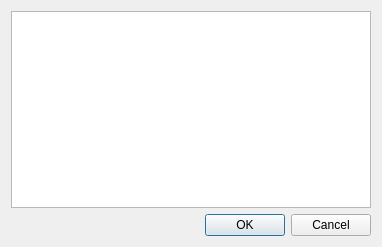
<?xml version="1.0" encoding="UTF-8"?>
<ui version="4.0">
 <class>dirChooser</class>
 <widget class="QDialog" name="dirChooser">
  <property name="windowModality">
   <enum>Qt::ApplicationModal</enum>
  </property>
  <property name="geometry">
   <rect>
    <x>0</x>
    <y>0</y>
    <width>382</width>
    <height>247</height>
   </rect>
  </property>
  <property name="minimumSize">
   <size>
    <width>285</width>
    <height>219</height>
   </size>
  </property>
  <property name="windowTitle">
   <string>Directory Chooser</string>
  </property>
  <layout class="QGridLayout" name="gridLayout">
   <item row="0" column="0">
    <layout class="QVBoxLayout" name="verticalLayout">
     <item>
      <widget class="QTreeView" name="treeView">
       <property name="autoScrollMargin">
        <number>16</number>
       </property>
       <property name="headerHidden">
        <bool>false</bool>
       </property>
       <attribute name="headerVisible">
        <bool>true</bool>
       </attribute>
      </widget>
     </item>
     <item>
      <widget class="QDialogButtonBox" name="buttonBox">
       <property name="standardButtons">
        <set>QDialogButtonBox::Cancel|QDialogButtonBox::Ok</set>
       </property>
      </widget>
     </item>
    </layout>
   </item>
  </layout>
 </widget>
 <resources/>
 <connections>
  <connection>
   <sender>buttonBox</sender>
   <signal>accepted()</signal>
   <receiver>dirChooser</receiver>
   <slot>close()</slot>
   <hints>
    <hint type="sourcelabel">
     <x>190</x>
     <y>218</y>
    </hint>
    <hint type="destinationlabel">
     <x>190</x>
     <y>123</y>
    </hint>
   </hints>
  </connection>
  <connection>
   <sender>buttonBox</sender>
   <signal>rejected()</signal>
   <receiver>dirChooser</receiver>
   <slot>close()</slot>
   <hints>
    <hint type="sourcelabel">
     <x>190</x>
     <y>218</y>
    </hint>
    <hint type="destinationlabel">
     <x>190</x>
     <y>123</y>
    </hint>
   </hints>
  </connection>
 </connections>
</ui>
